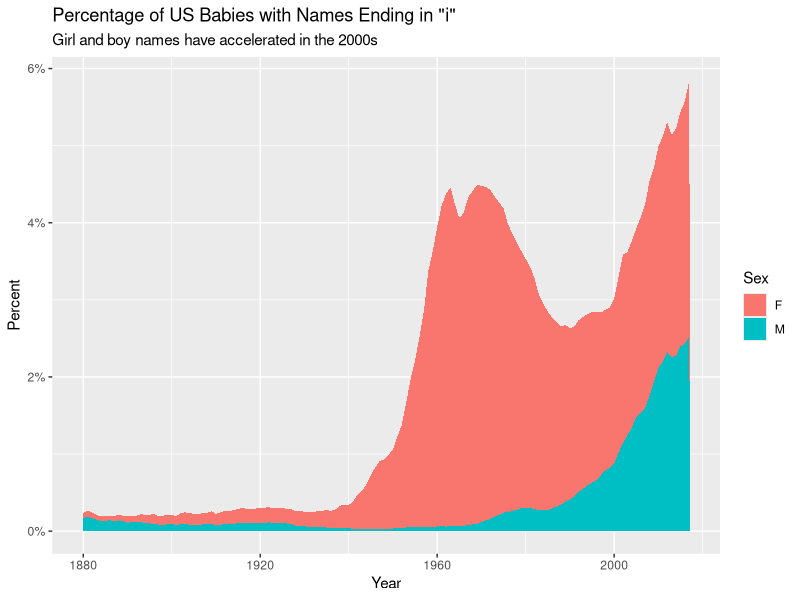

Write R code to recreate this figure.
## ---- chunk 1
library(tidyverse)
## ---- chunk 2
x <- read_csv("data/i_names.csv", show_col_types = FALSE)
## ---- chunk 3
x |> 
  summarize(sum_n = sum(n),
            sum_prop = sum(prop),
            .by = c(sex, year)) |> 
  ggplot(aes(x = year, y = sum_prop, fill = sex)) +
  geom_area() +
  scale_y_continuous(labels = scales::percent_format()) +
  labs(title = 'Percentage of US Babies with Names Ending in "i"',
       subtitle = "Girl and boy names have accelerated in the 2000s",
       x = "Year",
       y = "Percent",
       caaption = "R Babynames dataset",
       fill = "Sex")
